Frame 1 (no input): blank canvas, image omitted
Frame 60 (the mouse pressed at the canvas centre just before this capture): blank canvas, image omitted
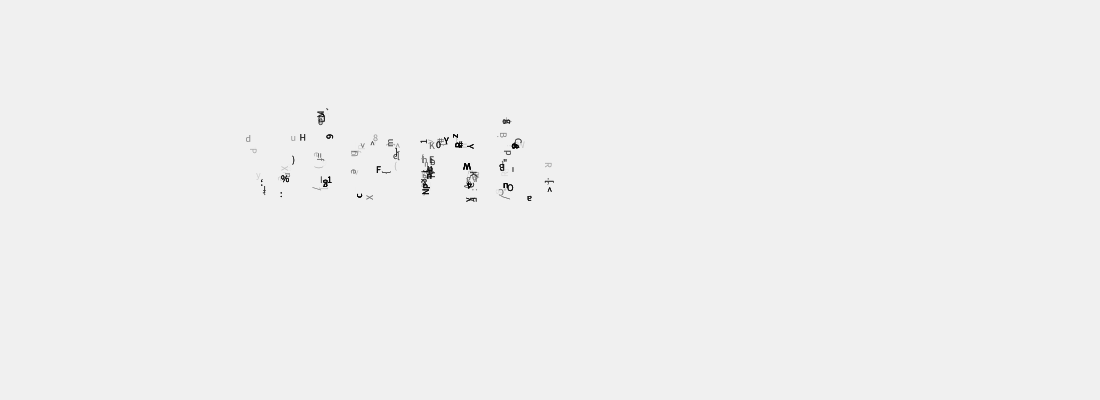
Frame 120 (the mouse held since frame 60 and released just before this capture)

The Processing sketch whose frames 1 and 60 were blank and that drew this single picture after the mouse press (run headless with seeded random() and noise(); from frame 60 on, the mouse is pressed at the canvas centre):

// Processing sketch: textsByText_02
// ── textsByText_02.pde
  /* OpenProcessing Tweak of *@*http://www.openprocessing.org/sketch/204199*@* */
/* !do not delete the line above, required for linking your tweak if you upload again */
color ELLIPSE_COLOR = color(0);
color LINE_COLOR = color(0, 125);
color PGRAPHICS_COLOR = color(0); 
int LINE_LENGTH = 25;
boolean reverseDrawing = false;

PGraphics pg;
PFont font;
ArrayList<OneChr> chrs = new ArrayList<OneChr>();

void setup() {
  size(1100, 400, JAVA2D);
  background(240);
  smooth();
  pg = createGraphics(width, height, JAVA2D);
  pg.beginDraw();
  pg.textSize(140);
  pg.textAlign(CENTER, CENTER);
  pg.fill(PGRAPHICS_COLOR);
  float a = random(4);
  float b = a > 2 ? random(a-2) : random(a+2);
  pg.text("hijo", pg.width/b, pg.height/b);
  pg.text("viento", pg.width/a, pg.height/a); 
  pg.endDraw();

}

void draw() {

  fill(255);
  stroke(0);
  textAlign(CENTER, CENTER);
 
  if(chrs.size() < 2000){
  for (int i=0; i<60; i++) {
    float x = random(mouseX);
    float y = random(mouseY);
    color c = pg.get( int(x), int(y) );
    if ( c == PGRAPHICS_COLOR ) {
      chrs.add( new OneChr(x,y,1) );      
    }
  }
  }
  for( OneChr oc: chrs){
    oc.updateMe();
  }
  
}

class OneChr {
  float x, y;
  float myRotate;
  float myBrightness, glowSpeed, glowOffs;
  int mySize;
  char myChr; 

  OneChr(float _x, float _y, float gS) {
    x = _x;
    y = _y;
    glowSpeed = gS;
    myBrightness = 0;
    glowOffs = random(40) * -1;

    int radi = floor(random(4));
    myRotate = ( HALF_PI * radi);
    float sizeFactor = random(1.5);
    mySize = ( int( max(10, (pow( sizeFactor , 5)))) );
    myChr = char( int(random(33, 126)));
  }

  void updateMe() {
    noStroke();
    fill(0, max( myBrightness + glowOffs , 0));
    pushMatrix();
    translate(x, y);
    int radi = floor(random(4));
    rotate( myRotate );
    textSize( mySize );
    text( myChr, 0, 0);
    popMatrix();
    myBrightness += glowSpeed;
    myBrightness = min(myBrightness, (255+ (-1 * glowOffs)) );
  }
}
